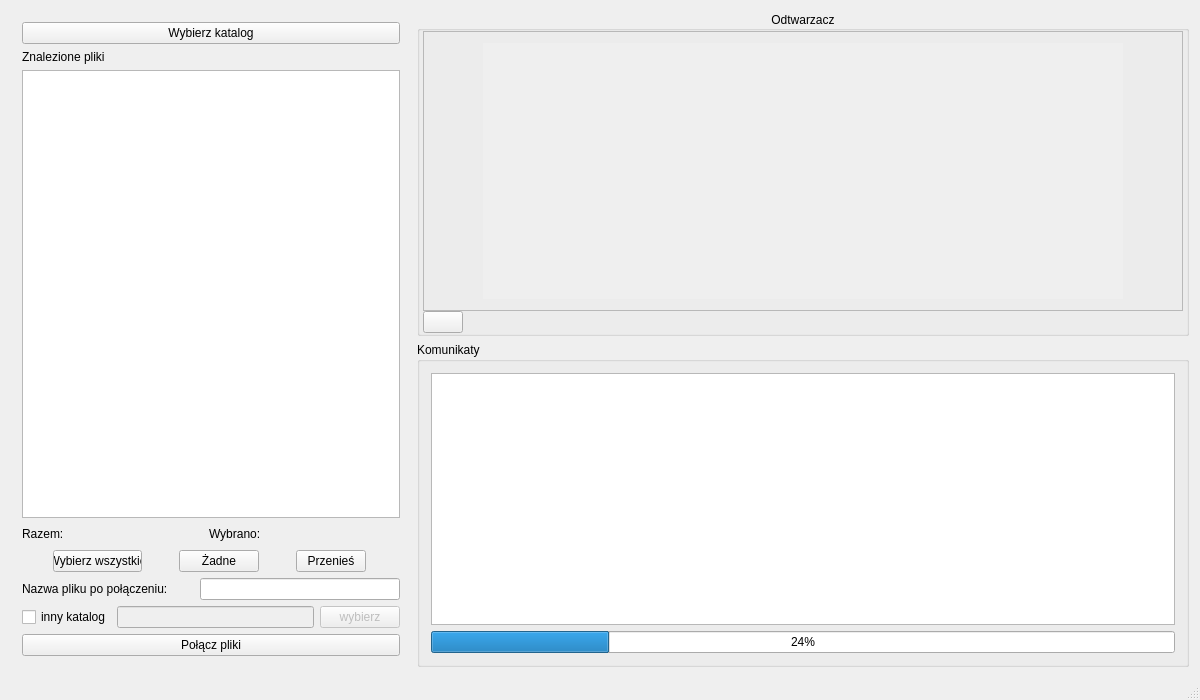
<?xml version="1.0" encoding="UTF-8"?>
<ui version="4.0">
 <class>MainWindow</class>
 <widget class="QMainWindow" name="MainWindow">
  <property name="geometry">
   <rect>
    <x>0</x>
    <y>0</y>
    <width>1200</width>
    <height>700</height>
   </rect>
  </property>
  <property name="sizePolicy">
   <sizepolicy hsizetype="MinimumExpanding" vsizetype="MinimumExpanding">
    <horstretch>0</horstretch>
    <verstretch>0</verstretch>
   </sizepolicy>
  </property>
  <property name="windowTitle">
   <string>MainWindow</string>
  </property>
  <property name="windowIcon">
   <iconset resource="textedit.qrc">
    <normaloff>:/images/avi.png</normaloff>:/images/avi.png</iconset>
  </property>
  <widget class="QWidget" name="centralWidget">
   <layout class="QHBoxLayout" name="horizontalLayout">
    <item>
     <widget class="QFrame" name="grupa">
      <property name="sizePolicy">
       <sizepolicy hsizetype="Fixed" vsizetype="Expanding">
        <horstretch>0</horstretch>
        <verstretch>1</verstretch>
       </sizepolicy>
      </property>
      <property name="minimumSize">
       <size>
        <width>400</width>
        <height>0</height>
       </size>
      </property>
      <property name="maximumSize">
       <size>
        <width>400</width>
        <height>16777215</height>
       </size>
      </property>
      <layout class="QVBoxLayout" name="verticalLayout_2">
       <property name="sizeConstraint">
        <enum>QLayout::SetDefaultConstraint</enum>
       </property>
       <item>
        <widget class="QPushButton" name="wybierzButton">
         <property name="sizePolicy">
          <sizepolicy hsizetype="Fixed" vsizetype="Fixed">
           <horstretch>0</horstretch>
           <verstretch>0</verstretch>
          </sizepolicy>
         </property>
         <property name="maximumSize">
          <size>
           <width>400</width>
           <height>16777215</height>
          </size>
         </property>
         <property name="text">
          <string>Wybierz katalog</string>
         </property>
        </widget>
       </item>
       <item>
        <widget class="QLabel" name="znalezioneLabel">
         <property name="maximumSize">
          <size>
           <width>200</width>
           <height>16777215</height>
          </size>
         </property>
         <property name="text">
          <string>Znalezione pliki</string>
         </property>
         <property name="buddy">
          <cstring>grupa</cstring>
         </property>
        </widget>
       </item>
       <item>
        <widget class="QTableWidget" name="plikiLista">
         <property name="sizePolicy">
          <sizepolicy hsizetype="Fixed" vsizetype="Expanding">
           <horstretch>0</horstretch>
           <verstretch>1</verstretch>
          </sizepolicy>
         </property>
         <property name="minimumSize">
          <size>
           <width>370</width>
           <height>0</height>
          </size>
         </property>
         <property name="maximumSize">
          <size>
           <width>410</width>
           <height>16777215</height>
          </size>
         </property>
         <property name="editTriggers">
          <set>QAbstractItemView::DoubleClicked</set>
         </property>
         <property name="showDropIndicator" stdset="0">
          <bool>false</bool>
         </property>
         <property name="dragDropOverwriteMode">
          <bool>false</bool>
         </property>
         <property name="alternatingRowColors">
          <bool>true</bool>
         </property>
         <property name="selectionMode">
          <enum>QAbstractItemView::SingleSelection</enum>
         </property>
         <property name="selectionBehavior">
          <enum>QAbstractItemView::SelectRows</enum>
         </property>
         <property name="rowCount">
          <number>1</number>
         </property>
         <property name="columnCount">
          <number>0</number>
         </property>
         <attribute name="horizontalHeaderStretchLastSection">
          <bool>true</bool>
         </attribute>
         <attribute name="verticalHeaderVisible">
          <bool>false</bool>
         </attribute>
         <attribute name="verticalHeaderMinimumSectionSize">
          <number>10</number>
         </attribute>
         <attribute name="verticalHeaderStretchLastSection">
          <bool>false</bool>
         </attribute>
         <row/>
        </widget>
       </item>
       <item>
        <layout class="QHBoxLayout" name="horizontalLayout_3">
         <property name="sizeConstraint">
          <enum>QLayout::SetMaximumSize</enum>
         </property>
         <item>
          <widget class="QLabel" name="totalLabel">
           <property name="maximumSize">
            <size>
             <width>200</width>
             <height>16777215</height>
            </size>
           </property>
           <property name="text">
            <string>Razem:</string>
           </property>
          </widget>
         </item>
         <item>
          <spacer name="horizontalSpacer_3">
           <property name="orientation">
            <enum>Qt::Horizontal</enum>
           </property>
           <property name="sizeHint" stdset="0">
            <size>
             <width>40</width>
             <height>20</height>
            </size>
           </property>
          </spacer>
         </item>
         <item>
          <widget class="QLabel" name="selectedLabel">
           <property name="maximumSize">
            <size>
             <width>200</width>
             <height>16777215</height>
            </size>
           </property>
           <property name="text">
            <string>Wybrano:</string>
           </property>
          </widget>
         </item>
         <item>
          <spacer name="horizontalSpacer_2">
           <property name="orientation">
            <enum>Qt::Horizontal</enum>
           </property>
           <property name="sizeHint" stdset="0">
            <size>
             <width>40</width>
             <height>20</height>
            </size>
           </property>
          </spacer>
         </item>
        </layout>
       </item>
       <item>
        <layout class="QHBoxLayout" name="horizontalLayout_4">
         <property name="sizeConstraint">
          <enum>QLayout::SetMaximumSize</enum>
         </property>
         <item>
          <widget class="QPushButton" name="allButton">
           <property name="maximumSize">
            <size>
             <width>89</width>
             <height>16777215</height>
            </size>
           </property>
           <property name="text">
            <string>Wybierz wszystkie</string>
           </property>
          </widget>
         </item>
         <item>
          <widget class="QPushButton" name="noneButton">
           <property name="maximumSize">
            <size>
             <width>80</width>
             <height>16777215</height>
            </size>
           </property>
           <property name="text">
            <string>Żadne</string>
           </property>
          </widget>
         </item>
         <item>
          <widget class="QPushButton" name="moveButton">
           <property name="maximumSize">
            <size>
             <width>70</width>
             <height>16777215</height>
            </size>
           </property>
           <property name="text">
            <string>Przenieś</string>
           </property>
          </widget>
         </item>
        </layout>
       </item>
       <item>
        <layout class="QHBoxLayout" name="horizontalLayout_2">
         <item>
          <widget class="QLabel" name="label_2">
           <property name="maximumSize">
            <size>
             <width>200</width>
             <height>16777215</height>
            </size>
           </property>
           <property name="text">
            <string>Nazwa pliku po połączeniu:</string>
           </property>
          </widget>
         </item>
         <item>
          <widget class="QLineEdit" name="plikLineEdit">
           <property name="sizePolicy">
            <sizepolicy hsizetype="MinimumExpanding" vsizetype="Fixed">
             <horstretch>0</horstretch>
             <verstretch>0</verstretch>
            </sizepolicy>
           </property>
           <property name="maximumSize">
            <size>
             <width>200</width>
             <height>16777215</height>
            </size>
           </property>
          </widget>
         </item>
        </layout>
       </item>
       <item>
        <layout class="QHBoxLayout" name="horizontalLayout_7">
         <item>
          <widget class="QCheckBox" name="innyCheckBox">
           <property name="text">
            <string>inny katalog</string>
           </property>
          </widget>
         </item>
         <item>
          <widget class="QLineEdit" name="innyLineEdit">
           <property name="enabled">
            <bool>false</bool>
           </property>
          </widget>
         </item>
         <item>
          <widget class="QPushButton" name="innyButton">
           <property name="enabled">
            <bool>false</bool>
           </property>
           <property name="text">
            <string>wybierz</string>
           </property>
          </widget>
         </item>
        </layout>
       </item>
       <item>
        <widget class="QPushButton" name="polaczButton">
         <property name="sizePolicy">
          <sizepolicy hsizetype="Fixed" vsizetype="Fixed">
           <horstretch>0</horstretch>
           <verstretch>0</verstretch>
          </sizepolicy>
         </property>
         <property name="maximumSize">
          <size>
           <width>400</width>
           <height>16777215</height>
          </size>
         </property>
         <property name="text">
          <string>Połącz pliki</string>
         </property>
        </widget>
       </item>
      </layout>
     </widget>
    </item>
    <item>
     <layout class="QVBoxLayout" name="verticalLayout_6">
      <item>
       <widget class="QGroupBox" name="videoGroupBox">
        <property name="sizePolicy">
         <sizepolicy hsizetype="MinimumExpanding" vsizetype="MinimumExpanding">
          <horstretch>0</horstretch>
          <verstretch>0</verstretch>
         </sizepolicy>
        </property>
        <property name="title">
         <string>Odtwarzacz</string>
        </property>
        <property name="alignment">
         <set>Qt::AlignCenter</set>
        </property>
        <layout class="QVBoxLayout" name="verticalLayout_3">
         <property name="spacing">
          <number>0</number>
         </property>
         <property name="leftMargin">
          <number>3</number>
         </property>
         <property name="topMargin">
          <number>0</number>
         </property>
         <property name="rightMargin">
          <number>3</number>
         </property>
         <property name="bottomMargin">
          <number>0</number>
         </property>
         <item>
          <widget class="QFrame" name="frame">
           <property name="sizePolicy">
            <sizepolicy hsizetype="MinimumExpanding" vsizetype="MinimumExpanding">
             <horstretch>0</horstretch>
             <verstretch>0</verstretch>
            </sizepolicy>
           </property>
           <property name="minimumSize">
            <size>
             <width>160</width>
             <height>90</height>
            </size>
           </property>
           <property name="frameShape">
            <enum>QFrame::StyledPanel</enum>
           </property>
           <property name="frameShadow">
            <enum>QFrame::Raised</enum>
           </property>
           <layout class="QHBoxLayout" name="horizontalLayout_5" stretch="0">
            <item>
             <widget class="Phonon::VideoPlayer" name="videoPlayer" native="true">
              <property name="sizePolicy">
               <sizepolicy hsizetype="Minimum" vsizetype="Minimum">
                <horstretch>1</horstretch>
                <verstretch>1</verstretch>
               </sizepolicy>
              </property>
              <property name="minimumSize">
               <size>
                <width>160</width>
                <height>90</height>
               </size>
              </property>
              <property name="maximumSize">
               <size>
                <width>640</width>
                <height>360</height>
               </size>
              </property>
              <property name="baseSize">
               <size>
                <width>0</width>
                <height>0</height>
               </size>
              </property>
              <property name="autoFillBackground">
               <bool>true</bool>
              </property>
             </widget>
            </item>
           </layout>
          </widget>
         </item>
         <item>
          <layout class="QHBoxLayout" name="horizontalLayout_6">
           <property name="spacing">
            <number>3</number>
           </property>
           <item>
            <widget class="QPushButton" name="startButton">
             <property name="sizePolicy">
              <sizepolicy hsizetype="Minimum" vsizetype="Fixed">
               <horstretch>0</horstretch>
               <verstretch>0</verstretch>
              </sizepolicy>
             </property>
             <property name="minimumSize">
              <size>
               <width>20</width>
               <height>22</height>
              </size>
             </property>
             <property name="maximumSize">
              <size>
               <width>40</width>
               <height>22</height>
              </size>
             </property>
             <property name="toolTip">
              <string>Play</string>
             </property>
             <property name="text">
              <string/>
             </property>
             <property name="icon">
              <iconset resource="textedit.qrc">
               <normaloff>:/images/media-playback-start.png</normaloff>:/images/media-playback-start.png</iconset>
             </property>
            </widget>
           </item>
           <item>
            <widget class="Phonon::SeekSlider" name="seekSlider" native="true">
             <property name="sizePolicy">
              <sizepolicy hsizetype="Preferred" vsizetype="Fixed">
               <horstretch>0</horstretch>
               <verstretch>0</verstretch>
              </sizepolicy>
             </property>
             <property name="minimumSize">
              <size>
               <width>0</width>
               <height>22</height>
              </size>
             </property>
             <property name="maximumSize">
              <size>
               <width>16777215</width>
               <height>22</height>
              </size>
             </property>
             <property name="pageStep" stdset="0">
              <number>1000</number>
             </property>
             <property name="singleStep" stdset="0">
              <number>100</number>
             </property>
            </widget>
           </item>
          </layout>
         </item>
        </layout>
       </widget>
      </item>
      <item>
       <widget class="QGroupBox" name="groupBox">
        <property name="sizePolicy">
         <sizepolicy hsizetype="MinimumExpanding" vsizetype="MinimumExpanding">
          <horstretch>0</horstretch>
          <verstretch>0</verstretch>
         </sizepolicy>
        </property>
        <property name="title">
         <string>Komunikaty</string>
        </property>
        <layout class="QVBoxLayout" name="verticalLayout_7">
         <item>
          <widget class="QTextBrowser" name="textBrowser">
           <property name="sizePolicy">
            <sizepolicy hsizetype="MinimumExpanding" vsizetype="MinimumExpanding">
             <horstretch>0</horstretch>
             <verstretch>0</verstretch>
            </sizepolicy>
           </property>
          </widget>
         </item>
         <item>
          <widget class="QProgressBar" name="progressBar">
           <property name="value">
            <number>24</number>
           </property>
          </widget>
         </item>
        </layout>
       </widget>
      </item>
     </layout>
    </item>
   </layout>
  </widget>
  <widget class="QStatusBar" name="statusBar"/>
 </widget>
 <layoutdefault spacing="6" margin="11"/>
 <customwidgets>
  <customwidget>
   <class>Phonon::VideoPlayer</class>
   <extends>QWidget</extends>
   <header location="global">phonon/videoplayer.h</header>
  </customwidget>
  <customwidget>
   <class>Phonon::SeekSlider</class>
   <extends>QWidget</extends>
   <header location="global">phonon/seekslider.h</header>
  </customwidget>
 </customwidgets>
 <resources>
  <include location="textedit.qrc"/>
 </resources>
 <connections/>
</ui>
